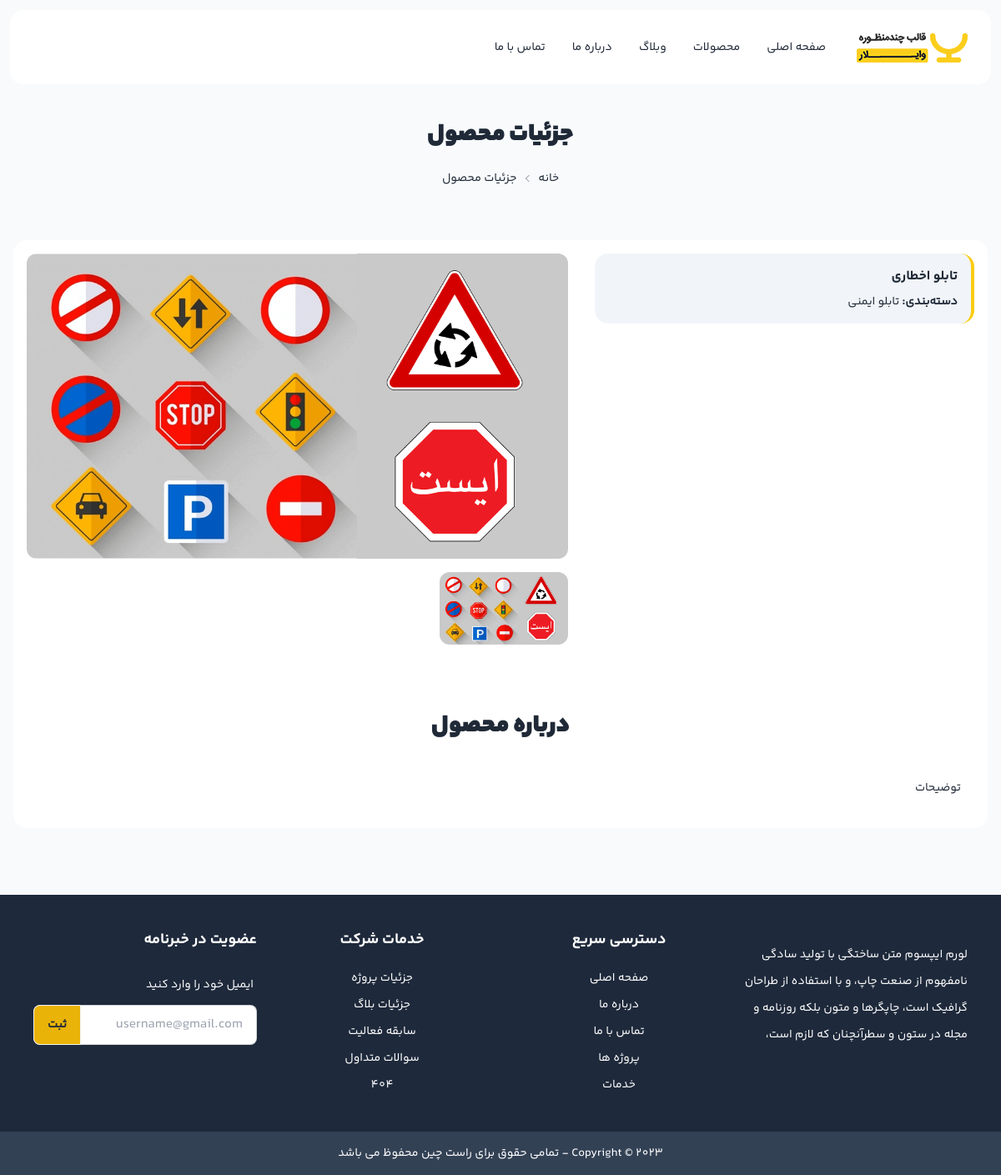
Screenshot of /product/2/ with the database file from the repository.
### web/models.py (models this page shows, shortened)
class Product(models.Model):
    name = models.CharField(max_length=100,verbose_name="نام محصول")
    description = models.TextField(verbose_name="توضیحات")
    category = models.ForeignKey('Category',on_delete=models.SET_NULL,null=True,blank=True)
    class Meta:
        verbose_name = "محصول"
        verbose_name_plural = "محصولات"

class Category(models.Model):
    title = models.CharField(max_length=24)

class ProductImage(models.Model):
    image = models.ImageField(upload_to='images',help_text='image size must be 1024*614 pixel')
    product = models.ForeignKey(Product,on_delete=models.PROTECT,related_name='product_images')

### web/views.py (the view)
# urls.py: path('product/<int:id>/', views.product_detail, name='product_detail'),
def product_detail(request, id):
    product = get_object_or_404(Product, id=id)
    return render(request, 'product_detail.html', {'product': product})

### web/templates/product_detail.html (shortened to what this page needs)
{% extends '_base/_base.html' %}
{% load static %}
{% block main %}
    <section class="mb-8 bg-white md:bg-transparent">
        {% include '_base/_navbar.html' %}
        <div class="bg-[url('{% static 'images/ber.jpg' %}')] bg-no-repeat h-40 md:h-64 relative">
            <div class="flex justify-center">
                <div class="text-sm absolute top-1/4 md:top-1/2">
                    <h2 class="text-3xl font-YekanBakh-ExtraBlack my-4">جزئیات محصول</h2>
                    <div class="breadcrumbs flex justify-center">
                        <ul class="">
                            <li><a href="{% url 'home' %}">خانه</a></li>
                            <li>جزئیات محصول</li>
                        </ul>
                    </div>
                </div>
            </div>
        </div>
    </section>
    <section class="mb-20 px-4">
        <div class="container mx-auto max-w-screen-xl">
            <div class="bg-white rounded-2xl p-4">
                <div class="grid grid-cols-12 gap-4 lg:gap-8 mb-20">
                    <div class="col-span-12 md:col-span-5">
                        <div class="border-r-4 bg-slate-100 border-yellow-400 mb-4 rounded-2xl p-4">
                            <h1 class="mb-2 text-base font-YekanBakh-Bold">{{ product.name }}</h1>
                            {% if product.category %}
                            <p><strong>دسته‌بندی:</strong> {{ product.category.title }}</p>
                            {% endif %}
                        </div>
                    </div>
                    <div class="col-span-12 md:col-span-7">
                        <div style="--swiper-navigation-color: #fff; --swiper-pagination-color: #fff"
                            class="swiper project-main">
                            <div class="swiper-wrapper">
                                {% for image in product.product_images.all %}
                                <div class="swiper-slide">
                                    <img class="rounded-xl cursor-pointer" src="{{ image.image.url }}"
                                        alt="{{ product.name }}" />
                                </div>
                                {% empty %}
                                <div class="swiper-slide">
                                    <p>تصویری برای این محصول وجود ندارد.</p>
                                </div>
                                {% endfor %}
                            </div>
                        </div>
                        <div thumbsSlider="" class="swiper gall-project mt-4">
                            <div class="swiper-wrapper">
                                {% for image in product.product_images.all %}
                                <div class="swiper-slide">
                                    <img class="rounded-xl cursor-pointer" src="{{ image.image.url }}"
                                        alt="{{ product.name }}" />
                                </div>
                                {% empty %}
                                <div class="swiper-slide">
                                    <p>تصویری برای این محصول وجود ندارد.</p>
                                </div>
                                {% endfor %}
                            </div>
                        </div>
                    </div>
                </div>
                <section class="px-4">
                    <div class="text-center mb-10">
                        <h2 class="text-3xl font-YekanBakh-ExtraBlack">درباره محصول</h2>
                    </div>
                    <p class="mb-4 leading-8">
                        {{ product.description }}
                    </p>
                </section>
            </div>
        </div>
    </section>
    {% include '_base/_footer.html' %}
{% endblock %}

### rows the page displays
Product: name "تابلو اخطاری", category "تابلو ایمنی", description "توضیحات"
ProductImage: image (picture)
